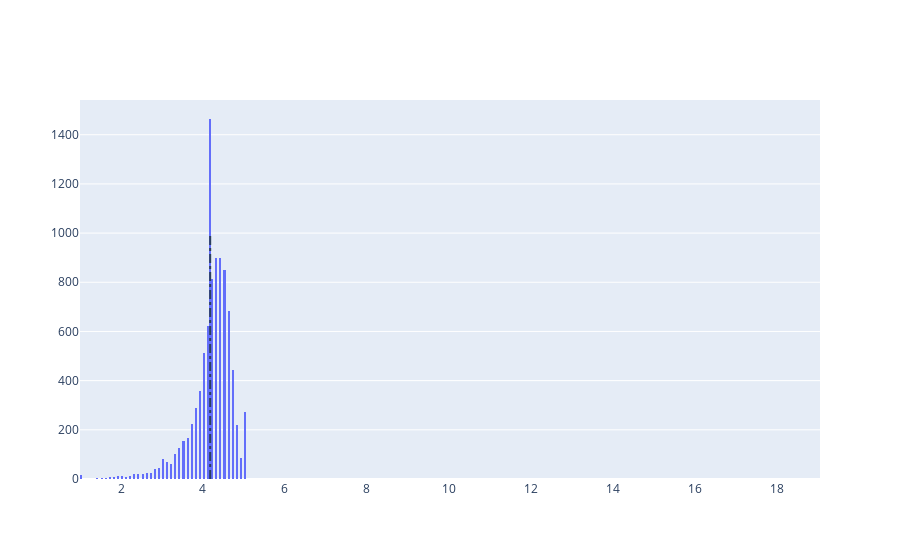

Notebook code for this chart:
### Code cell
# Average rating of apps
avg_app_rating = apps["Rating"].mean()
print('Average app rating = ', avg_app_rating)

# Distribution of apps according to their ratings
data = [go.Histogram(
        x = apps['Rating']
)]

# Vertical dashed line to indicate the average app rating
layout = {'shapes': [{
              'type' :'line',
              'x0': avg_app_rating,
              'y0': 0,
              'x1': avg_app_rating,
              'y1': 1000,
              'line': { 'dash': 'dashdot'}
          }]
          }

plotly.offline.iplot({'data': data, 'layout': layout})

### Figure 1 — Plotly figure (JSON) as saved in the notebook; plotly's stock layout.template omitted (floating-point values rounded to 4 significant figures; data arrays with more than 128 entries replaced by an {"elided": "..."} marker saying what was removed)
{"data": [{"type": "histogram", "x": {"elided": "9675 float values"}}], "layout": {"autosize": true, "shapes": [{"line": {"dash": "dashdot"}, "type": "line", "x0": 4.175, "x1": 4.175, "y0": 0, "y1": 1000}], "xaxis": {"autorange": true, "range": [1.0, 19.05], "type": "linear"}, "yaxis": {"autorange": true, "range": [-8.612, 1542.0]}}}
